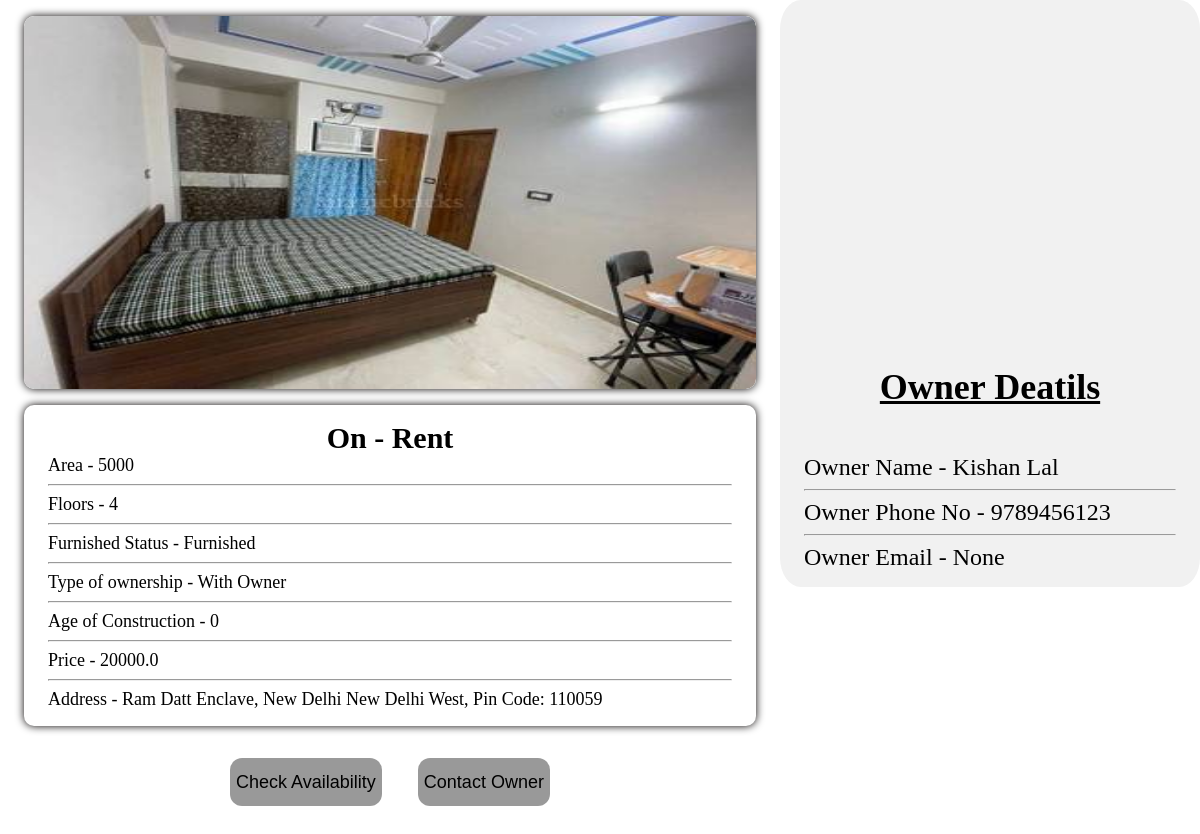
The page /property_details/3/?p_type=Built (signed in) on the database as committed earlier.
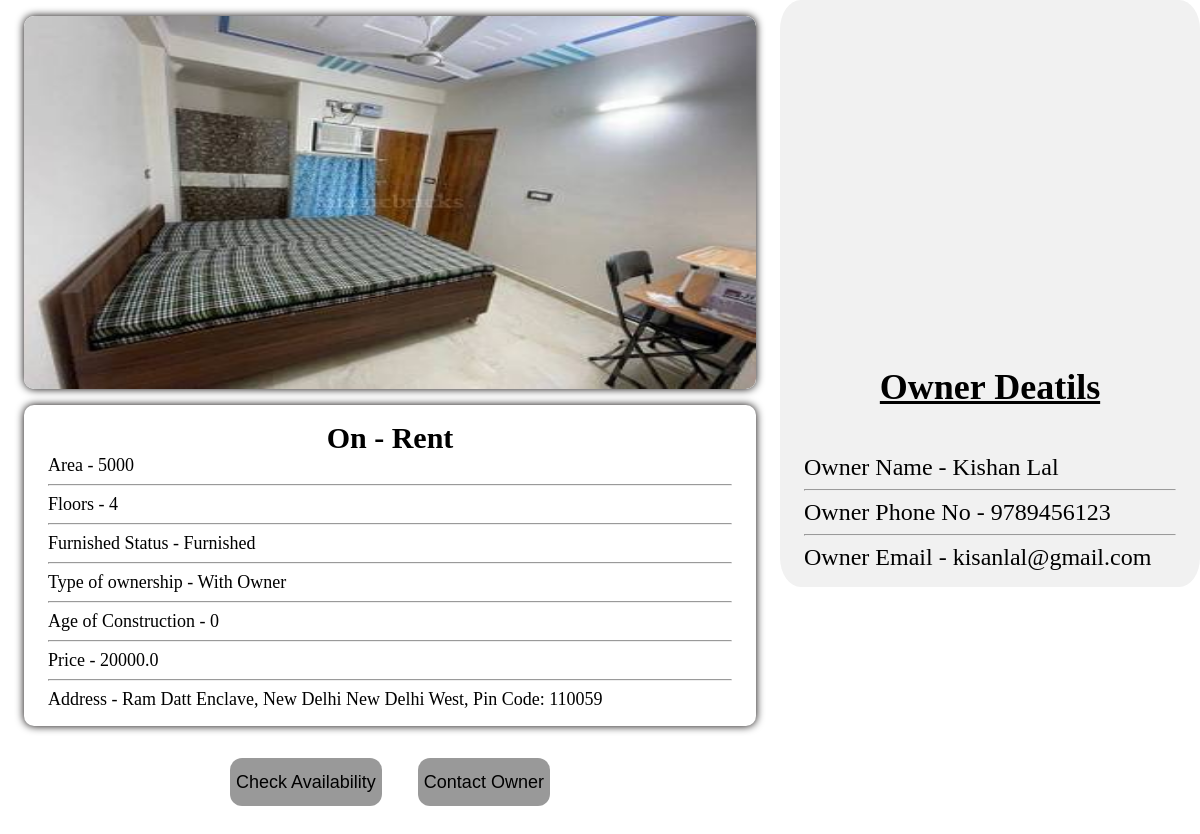
The same page on the database as committed later.
### bricks/models.py (models this page shows, shortened)
class built(models.Model):
    name=models.CharField(max_length=500,blank=False,null=True,default=None)
    owner_phone=models.IntegerField(null=True, blank=False)
    owner_name=models.CharField(max_length=500,blank=False,null=True,default=None)
    owner_mail=models.EmailField(max_length=500,blank=False,null=True)
    cat=models.ForeignKey("category", null=True , on_delete=models.CASCADE, default=None)
    area=models.IntegerField()
    floors=models.IntegerField()
    status=models.CharField(max_length=50,choices=st)
    faces=models.CharField(choices=direction, max_length=50, blank=False)
    p_type=models.CharField(max_length=10, default="Built")
    furnished_status=models.CharField(max_length=50,choices=state, blank=False, null=True)
    type_of_ownership=models.CharField(max_length=50,choices=too)
    price=models.FloatField(default=0,null=True)
    age=models.IntegerField()
    address=models.CharField(max_length=200, blank= False, default=None, null=True, unique=True)
    image=models.ImageField(upload_to='images/')

class category(models.Model):
    cat=models.CharField(max_length=50)
    def __str__(self) :
        return self.cat

### bricks/views.py (the view, shortened to what this page needs)
# urls.py: path('property_details/<str:property_id>/',views.property_details,name='property_details'),
def property_details(request,property_id):
    p_type=request.GET.get('p_type')
    if request.method == 'GET':
     is_land = True
     if p_type == "Built" :
         is_land=False
         obj=built.objects.filter(pk=property_id)
     else:
         obj=land.objects.filter(pk=property_id)
     return render(request,'bricks/property_details.html',{"obj":obj[0],"is_land":is_land})

### bricks/templates/bricks/property_details.html (shortened to what this page needs)
<!DOCTYPE html>
<html lang="en">
<head>
    {% load static %}
    <link rel="stylesheet" href="{% static 'bricks/style_property_details.css' %}" />
</head>
<body style="margin: 0;padding: 0;">
    {% if user.is_authenticated %}
    <div class="full_details" style="width: 100%;height: auto;">
        <div class="left_side" style="width: 65%;height: auto; ">
            {% if island %}
            <div class="part1" style="width: 100%;height: auto;">
                <img src="{{obj.images.url}}" alt="" />
            </div>
            <div class="part2">
                <p>On - {{obj.cat}}</p>
                <p>Area - {{obj.are}}</p>
                <p>Land Type - {{obj.land_type}}</p>
                <p>Price - {{obj.price}}</p>
                <p>Address - {{obj.address}}</p>
            </div>
            {% else %}
            <div class="part1" style="width: auto;height: 40%; margin: 2vh 2vw;box-shadow: 0 0 0.75vw rgb(5, 0, 0);
            border-radius: 10px;">
                <img style="width: 100%;height: 100%;border-radius: 10px;" src="{{obj.image.url}}" alt="" />
            </div>
            <div class="part2"
                style="width: auto;height: auto; margin: 2vh 2vw;-webkit-backdrop-filter: blur(10px);backdrop-filter: blur(10px);">
                <div id="data1">
                    <h2>On - {{obj.cat}}</h2>
                    <p>Area - {{obj.area}}</p>
                    <hr>
                    <p>Floors - {{obj.floors}}</p>
                    <hr>
                    <p>Furnished Status - {{obj.furnished_status}}</p>
                    <hr>
                    <p>Type of ownership - {{obj.type_of_ownership}}</p>
                    <hr>
                    <p>Age of Construction - {{obj.age}}</p>
                    <hr>
                    <p>Price - {{obj.price}}</p>
                    <hr>
                    <p>Address - {{obj.address}}</p>
                </div>
            </div>
            {% endif %}
            <div class="options">
                <center>
                    <button>Check Availability</button>
                    <button>Contact Owner</button>
                </center>
            </div>
        </div>
        <div class="right_side" style="width: 35%;height: auto; ">
            <div class="chip">
                <img src="https://www.w3schools.com/howto/img_avatar.png" alt="Person" width="96" height="96">
                <h2 style="text-align: center;font-size: 3vw;text-decoration: underline;">Owner Deatils</h2>
                <div id="Para">
                    <p>Owner Name - {{obj.owner_name}}</p>
                    <hr>
                    <p>Owner Phone No - {{obj.owner_phone}}</p>
                    <hr>
                    <p>Owner Email - {{obj.owner_mail}}</p>
                </div>
            </div>
        </div>
    </div>
    </body>
    {% endif %}
</html>

Rows that differ between the two databases and show on the page:
changed built "Kishan Lal": owner_mail "None" → "kisanlal@gmail.com"
